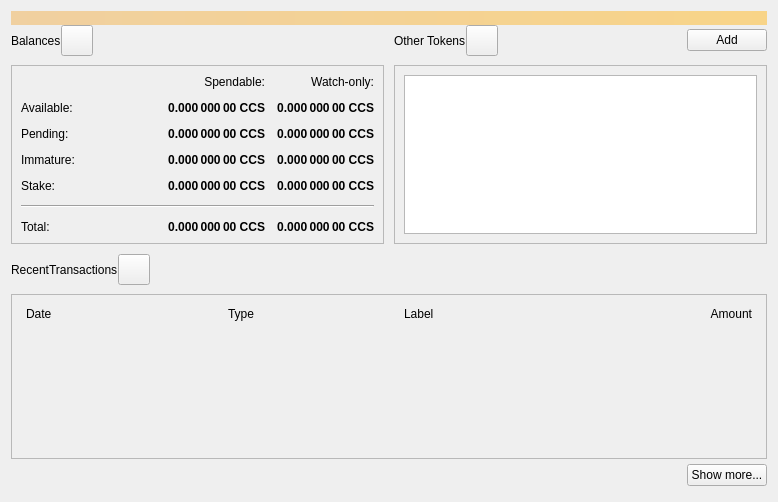
<?xml version="1.0" encoding="UTF-8"?>
<ui version="4.0">
 <class>OverviewPage</class>
 <widget class="QWidget" name="OverviewPage">
  <property name="geometry">
   <rect>
    <x>0</x>
    <y>0</y>
    <width>778</width>
    <height>502</height>
   </rect>
  </property>
  <property name="windowTitle">
   <string>Form</string>
  </property>
  <layout class="QVBoxLayout" name="topLayout">
   <property name="spacing">
    <number>0</number>
   </property>
   <item>
    <widget class="QLabel" name="labelAlerts">
     <property name="visible">
      <bool>false</bool>
     </property>
     <property name="styleSheet">
      <string notr="true">QLabel { background-color: qlineargradient(x1: 0, y1: 0, x2: 1, y2: 0, stop:0 #F0D0A0, stop:1 #F8D488); color:#000000; }</string>
     </property>
     <property name="wordWrap">
      <bool>true</bool>
     </property>
     <property name="margin">
      <number>3</number>
     </property>
     <property name="textInteractionFlags">
      <set>Qt::TextSelectableByMouse</set>
     </property>
    </widget>
   </item>
   <item>
    <layout class="QGridLayout" name="gridLayout_2">
     <item row="0" column="2">
      <layout class="QHBoxLayout" name="horizontalLayout_4">
       <property name="bottomMargin">
        <number>9</number>
       </property>
       <item>
        <widget class="QLabel" name="labelTokens">
         <property name="text">
          <string>Other Tokens</string>
         </property>
        </widget>
       </item>
       <item>
        <widget class="QToolButton" name="labelTokenStatus">
         <property name="toolTip">
          <string>The displayed information may be out of date. Your wallet automatically synchronizes with the CcS network after a connection is established, but this process has not completed yet.</string>
         </property>
         <property name="text">
          <string/>
         </property>
         <property name="iconSize">
          <size>
           <width>24</width>
           <height>24</height>
          </size>
         </property>
         <property name="flat" stdset="0">
          <bool>false</bool>
         </property>
        </widget>
       </item>
       <item>
        <spacer name="horizontalSpacer_7">
         <property name="orientation">
          <enum>Qt::Horizontal</enum>
         </property>
         <property name="sizeHint" stdset="0">
          <size>
           <width>40</width>
           <height>20</height>
          </size>
         </property>
        </spacer>
       </item>
       <item>
        <widget class="QPushButton" name="buttonAddToken">
         <property name="text">
          <string>Add</string>
         </property>
        </widget>
       </item>
      </layout>
     </item>
     <item row="1" column="2">
      <widget class="QFrame" name="frameOtherTokens">
       <property name="minimumSize">
        <size>
         <width>0</width>
         <height>100</height>
        </size>
       </property>
       <property name="frameShape">
        <enum>QFrame::StyledPanel</enum>
       </property>
       <property name="frameShadow">
        <enum>QFrame::Raised</enum>
       </property>
       <layout class="QVBoxLayout" name="verticalLayout_10">
        <item>
         <widget class="QListView" name="listTokens">
          <property name="enabled">
           <bool>true</bool>
          </property>
         </widget>
        </item>
       </layout>
      </widget>
     </item>
     <item row="1" column="0">
      <widget class="QFrame" name="frameBalances">
       <property name="frameShape">
        <enum>QFrame::StyledPanel</enum>
       </property>
       <property name="frameShadow">
        <enum>QFrame::Raised</enum>
       </property>
       <layout class="QVBoxLayout" name="verticalLayout_4">
        <item>
         <layout class="QGridLayout" name="gridLayout">
          <property name="spacing">
           <number>12</number>
          </property>
          <item row="2" column="3">
           <widget class="QLabel" name="labelWatchPending">
            <property name="font">
             <font>
              <weight>75</weight>
              <bold>true</bold>
             </font>
            </property>
            <property name="cursor">
             <cursorShape>IBeamCursor</cursorShape>
            </property>
            <property name="toolTip">
             <string>Unconfirmed transactions to watch-only addresses</string>
            </property>
            <property name="text">
             <string notr="true">0.000 000 00 CCS</string>
            </property>
            <property name="alignment">
             <set>Qt::AlignRight|Qt::AlignTrailing|Qt::AlignVCenter</set>
            </property>
            <property name="textInteractionFlags">
             <set>Qt::LinksAccessibleByMouse|Qt::TextSelectableByKeyboard|Qt::TextSelectableByMouse</set>
            </property>
           </widget>
          </item>
          <item row="2" column="2">
           <widget class="QLabel" name="labelUnconfirmed">
            <property name="font">
             <font>
              <weight>75</weight>
              <bold>true</bold>
             </font>
            </property>
            <property name="cursor">
             <cursorShape>IBeamCursor</cursorShape>
            </property>
            <property name="toolTip">
             <string>Total of transactions that have yet to be confirmed, and do not yet count toward the spendable balance</string>
            </property>
            <property name="text">
             <string notr="true">0.000 000 00 CCS</string>
            </property>
            <property name="alignment">
             <set>Qt::AlignRight|Qt::AlignTrailing|Qt::AlignVCenter</set>
            </property>
            <property name="textInteractionFlags">
             <set>Qt::LinksAccessibleByMouse|Qt::TextSelectableByKeyboard|Qt::TextSelectableByMouse</set>
            </property>
           </widget>
          </item>
          <item row="3" column="2">
           <widget class="QLabel" name="labelImmature">
            <property name="font">
             <font>
              <weight>75</weight>
              <bold>true</bold>
             </font>
            </property>
            <property name="cursor">
             <cursorShape>IBeamCursor</cursorShape>
            </property>
            <property name="toolTip">
             <string>Mined balance that has not yet matured</string>
            </property>
            <property name="text">
             <string notr="true">0.000 000 00 CCS</string>
            </property>
            <property name="alignment">
             <set>Qt::AlignRight|Qt::AlignTrailing|Qt::AlignVCenter</set>
            </property>
            <property name="textInteractionFlags">
             <set>Qt::LinksAccessibleByMouse|Qt::TextSelectableByKeyboard|Qt::TextSelectableByMouse</set>
            </property>
           </widget>
          </item>
          <item row="3" column="0">
           <widget class="QLabel" name="labelImmatureText">
            <property name="text">
             <string>Immature:</string>
            </property>
           </widget>
          </item>
          <item row="0" column="3">
           <widget class="QLabel" name="labelWatchonly">
            <property name="text">
             <string>Watch-only:</string>
            </property>
            <property name="alignment">
             <set>Qt::AlignRight|Qt::AlignTrailing|Qt::AlignVCenter</set>
            </property>
           </widget>
          </item>
          <item row="1" column="0">
           <widget class="QLabel" name="labelBalanceText">
            <property name="text">
             <string>Available:</string>
            </property>
           </widget>
          </item>
          <item row="1" column="2">
           <widget class="QLabel" name="labelBalance">
            <property name="font">
             <font>
              <weight>75</weight>
              <bold>true</bold>
             </font>
            </property>
            <property name="cursor">
             <cursorShape>IBeamCursor</cursorShape>
            </property>
            <property name="toolTip">
             <string>Your current spendable balance</string>
            </property>
            <property name="text">
             <string notr="true">0.000 000 00 CCS</string>
            </property>
            <property name="alignment">
             <set>Qt::AlignRight|Qt::AlignTrailing|Qt::AlignVCenter</set>
            </property>
            <property name="textInteractionFlags">
             <set>Qt::LinksAccessibleByMouse|Qt::TextSelectableByKeyboard|Qt::TextSelectableByMouse</set>
            </property>
           </widget>
          </item>
          <item row="1" column="3">
           <widget class="QLabel" name="labelWatchAvailable">
            <property name="font">
             <font>
              <weight>75</weight>
              <bold>true</bold>
             </font>
            </property>
            <property name="cursor">
             <cursorShape>IBeamCursor</cursorShape>
            </property>
            <property name="toolTip">
             <string>Your current balance in watch-only addresses</string>
            </property>
            <property name="text">
             <string notr="true">0.000 000 00 CCS</string>
            </property>
            <property name="alignment">
             <set>Qt::AlignRight|Qt::AlignTrailing|Qt::AlignVCenter</set>
            </property>
            <property name="textInteractionFlags">
             <set>Qt::LinksAccessibleByMouse|Qt::TextSelectableByKeyboard|Qt::TextSelectableByMouse</set>
            </property>
           </widget>
          </item>
          <item row="2" column="0">
           <widget class="QLabel" name="labelPendingText">
            <property name="text">
             <string>Pending:</string>
            </property>
           </widget>
          </item>
          <item row="0" column="2">
           <widget class="QLabel" name="labelSpendable">
            <property name="text">
             <string>Spendable:</string>
            </property>
            <property name="alignment">
             <set>Qt::AlignRight|Qt::AlignTrailing|Qt::AlignVCenter</set>
            </property>
           </widget>
          </item>
          <item row="4" column="0">
           <widget class="QLabel" name="labelStakeText">
            <property name="text">
             <string>Stake:</string>
            </property>
           </widget>
          </item>
          <item row="4" column="2">
           <widget class="QLabel" name="labelStake">
            <property name="font">
             <font>
              <weight>75</weight>
              <bold>true</bold>
             </font>
            </property>
            <property name="text">
             <string>0.000 000 00 CCS</string>
            </property>
            <property name="alignment">
             <set>Qt::AlignRight|Qt::AlignTrailing|Qt::AlignVCenter</set>
            </property>
            <property name="textInteractionFlags">
             <set>Qt::LinksAccessibleByMouse|Qt::TextSelectableByKeyboard|Qt::TextSelectableByMouse</set>
            </property>
           </widget>
          </item>
          <item row="4" column="3">
           <widget class="QLabel" name="labelWatchStake">
            <property name="font">
             <font>
              <weight>75</weight>
              <bold>true</bold>
             </font>
            </property>
            <property name="text">
             <string>0.000 000 00 CCS</string>
            </property>
            <property name="alignment">
             <set>Qt::AlignRight|Qt::AlignTrailing|Qt::AlignVCenter</set>
            </property>
            <property name="textInteractionFlags">
             <set>Qt::LinksAccessibleByMouse|Qt::TextSelectableByKeyboard|Qt::TextSelectableByMouse</set>
            </property>
           </widget>
          </item>
          <item row="3" column="3">
           <widget class="QLabel" name="labelWatchImmature">
            <property name="font">
             <font>
              <weight>75</weight>
              <bold>true</bold>
             </font>
            </property>
            <property name="cursor">
             <cursorShape>IBeamCursor</cursorShape>
            </property>
            <property name="toolTip">
             <string>Mined balance in watch-only addresses that has not yet matured</string>
            </property>
            <property name="text">
             <string notr="true">0.000 000 00 CCS</string>
            </property>
            <property name="alignment">
             <set>Qt::AlignRight|Qt::AlignTrailing|Qt::AlignVCenter</set>
            </property>
            <property name="textInteractionFlags">
             <set>Qt::LinksAccessibleByMouse|Qt::TextSelectableByKeyboard|Qt::TextSelectableByMouse</set>
            </property>
           </widget>
          </item>
          <item row="7" column="3">
           <widget class="QLabel" name="labelWatchTotal">
            <property name="font">
             <font>
              <weight>75</weight>
              <bold>true</bold>
             </font>
            </property>
            <property name="cursor">
             <cursorShape>IBeamCursor</cursorShape>
            </property>
            <property name="toolTip">
             <string>Current total balance in watch-only addresses</string>
            </property>
            <property name="text">
             <string notr="true">0.000 000 00 CCS</string>
            </property>
            <property name="alignment">
             <set>Qt::AlignRight|Qt::AlignTrailing|Qt::AlignVCenter</set>
            </property>
            <property name="textInteractionFlags">
             <set>Qt::LinksAccessibleByMouse|Qt::TextSelectableByKeyboard|Qt::TextSelectableByMouse</set>
            </property>
           </widget>
          </item>
          <item row="5" column="0" colspan="4">
           <spacer name="verticalSpacer">
            <property name="orientation">
             <enum>Qt::Vertical</enum>
            </property>
            <property name="sizeHint" stdset="0">
             <size>
              <width>20</width>
              <height>40</height>
             </size>
            </property>
           </spacer>
          </item>
          <item row="7" column="2">
           <widget class="QLabel" name="labelTotal">
            <property name="font">
             <font>
              <weight>75</weight>
              <bold>true</bold>
             </font>
            </property>
            <property name="cursor">
             <cursorShape>IBeamCursor</cursorShape>
            </property>
            <property name="toolTip">
             <string>Your current total balance</string>
            </property>
            <property name="text">
             <string notr="true">0.000 000 00 CCS</string>
            </property>
            <property name="alignment">
             <set>Qt::AlignRight|Qt::AlignTrailing|Qt::AlignVCenter</set>
            </property>
            <property name="textInteractionFlags">
             <set>Qt::LinksAccessibleByMouse|Qt::TextSelectableByKeyboard|Qt::TextSelectableByMouse</set>
            </property>
           </widget>
          </item>
          <item row="0" column="1" rowspan="5">
           <spacer name="horizontalSpacer_5">
            <property name="orientation">
             <enum>Qt::Horizontal</enum>
            </property>
            <property name="sizeHint" stdset="0">
             <size>
              <width>40</width>
              <height>20</height>
             </size>
            </property>
           </spacer>
          </item>
          <item row="7" column="0">
           <widget class="QLabel" name="labelTotalText">
            <property name="text">
             <string>Total:        </string>
            </property>
           </widget>
          </item>
          <item row="6" column="0" colspan="4">
           <widget class="Line" name="hLine">
            <property name="orientation">
             <enum>Qt::Horizontal</enum>
            </property>
           </widget>
          </item>
         </layout>
        </item>
       </layout>
      </widget>
     </item>
     <item row="0" column="0">
      <layout class="QHBoxLayout" name="horizontalLayout_2">
       <property name="bottomMargin">
        <number>9</number>
       </property>
       <item>
        <widget class="QLabel" name="labelBalances">
         <property name="text">
          <string>Balances</string>
         </property>
        </widget>
       </item>
       <item>
        <widget class="QToolButton" name="labelWalletStatus">
         <property name="enabled">
          <bool>true</bool>
         </property>
         <property name="toolTip">
          <string>The displayed information may be out of date. Your wallet automatically synchronizes with the CcS network after a connection is established, but this process has not completed yet.</string>
         </property>
         <property name="text">
          <string/>
         </property>
         <property name="icon">
          <iconset>
           <normaloff>:/icons/warning</normaloff>
           <disabledoff>:/icons/warning</disabledoff>:/icons/warning</iconset>
         </property>
         <property name="iconSize">
          <size>
           <width>24</width>
           <height>24</height>
          </size>
         </property>
         <property name="flat" stdset="0">
          <bool>false</bool>
         </property>
        </widget>
       </item>
       <item>
        <spacer name="horizontalSpacer">
         <property name="orientation">
          <enum>Qt::Horizontal</enum>
         </property>
         <property name="sizeHint" stdset="0">
          <size>
           <width>40</width>
           <height>20</height>
          </size>
         </property>
        </spacer>
       </item>
      </layout>
     </item>
     <item row="0" column="1" rowspan="2">
      <spacer name="horizontalSpacer_4">
       <property name="orientation">
        <enum>Qt::Horizontal</enum>
       </property>
       <property name="sizeType">
        <enum>QSizePolicy::Fixed</enum>
       </property>
       <property name="sizeHint" stdset="0">
        <size>
         <width>10</width>
         <height>20</height>
        </size>
       </property>
      </spacer>
     </item>
    </layout>
   </item>
   <item>
    <spacer name="verticalSpacer_4">
     <property name="orientation">
      <enum>Qt::Vertical</enum>
     </property>
     <property name="sizeType">
      <enum>QSizePolicy::Fixed</enum>
     </property>
     <property name="sizeHint" stdset="0">
      <size>
       <width>20</width>
       <height>10</height>
      </size>
     </property>
    </spacer>
   </item>
   <item>
    <layout class="QHBoxLayout" name="horizontalLayout_6">
     <property name="bottomMargin">
      <number>9</number>
     </property>
     <item>
      <widget class="QLabel" name="labelRecentTransactions">
       <property name="text">
        <string>RecentTransactions</string>
       </property>
      </widget>
     </item>
     <item>
      <widget class="QToolButton" name="labelTransactionsStatus">
       <property name="enabled">
        <bool>true</bool>
       </property>
       <property name="toolTip">
        <string>The displayed information may be out of date. Your wallet automatically synchronizes with the CcS network after a connection is established, but this process has not completed yet.</string>
       </property>
       <property name="text">
        <string/>
       </property>
       <property name="icon">
        <iconset>
         <normaloff>:/icons/warning</normaloff>
         <disabledoff>:/icons/warning</disabledoff>:/icons/warning</iconset>
       </property>
       <property name="iconSize">
        <size>
         <width>24</width>
         <height>24</height>
        </size>
       </property>
       <property name="flat" stdset="0">
        <bool>false</bool>
       </property>
      </widget>
     </item>
     <item>
      <spacer name="horizontalSpacer_3">
       <property name="orientation">
        <enum>Qt::Horizontal</enum>
       </property>
       <property name="sizeHint" stdset="0">
        <size>
         <width>40</width>
         <height>20</height>
        </size>
       </property>
      </spacer>
     </item>
    </layout>
   </item>
   <item>
    <layout class="QVBoxLayout" name="verticalLayout_3">
     <item>
      <widget class="QFrame" name="frameRecentTransactions">
       <property name="frameShape">
        <enum>QFrame::StyledPanel</enum>
       </property>
       <property name="frameShadow">
        <enum>QFrame::Raised</enum>
       </property>
       <layout class="QVBoxLayout" name="verticalLayout_8">
        <item>
         <layout class="QHBoxLayout" name="horizontalLayout_3">
          <property name="spacing">
           <number>5</number>
          </property>
          <property name="leftMargin">
           <number>5</number>
          </property>
          <property name="rightMargin">
           <number>5</number>
          </property>
          <item>
           <widget class="QLabel" name="labelDate">
            <property name="text">
             <string>Date</string>
            </property>
           </widget>
          </item>
          <item>
           <spacer name="horizontalSpacer_2">
            <property name="orientation">
             <enum>Qt::Horizontal</enum>
            </property>
            <property name="sizeType">
             <enum>QSizePolicy::Fixed</enum>
            </property>
            <property name="sizeHint" stdset="0">
             <size>
              <width>25</width>
              <height>20</height>
             </size>
            </property>
           </spacer>
          </item>
          <item>
           <widget class="QLabel" name="labelType">
            <property name="text">
             <string>Type</string>
            </property>
           </widget>
          </item>
          <item>
           <widget class="QLabel" name="labelAddress">
            <property name="text">
             <string>Label</string>
            </property>
           </widget>
          </item>
          <item>
           <widget class="QLabel" name="labelAmount">
            <property name="text">
             <string>Amount</string>
            </property>
            <property name="alignment">
             <set>Qt::AlignRight|Qt::AlignTrailing|Qt::AlignVCenter</set>
            </property>
           </widget>
          </item>
         </layout>
        </item>
        <item>
         <widget class="QListView" name="listTransactions">
          <property name="styleSheet">
           <string notr="true">QListView { background: transparent; }</string>
          </property>
          <property name="frameShape">
           <enum>QFrame::NoFrame</enum>
          </property>
          <property name="verticalScrollBarPolicy">
           <enum>Qt::ScrollBarAlwaysOff</enum>
          </property>
          <property name="horizontalScrollBarPolicy">
           <enum>Qt::ScrollBarAlwaysOff</enum>
          </property>
         </widget>
        </item>
       </layout>
      </widget>
     </item>
     <item>
      <layout class="QHBoxLayout" name="horizontalLayout">
       <property name="topMargin">
        <number>5</number>
       </property>
       <property name="bottomMargin">
        <number>5</number>
       </property>
       <item>
        <spacer name="horizontalSpacer_6">
         <property name="orientation">
          <enum>Qt::Horizontal</enum>
         </property>
         <property name="sizeHint" stdset="0">
          <size>
           <width>40</width>
           <height>20</height>
          </size>
         </property>
        </spacer>
       </item>
       <item>
        <widget class="QPushButton" name="showMoreButton">
         <property name="text">
          <string>Show more...</string>
         </property>
        </widget>
       </item>
      </layout>
     </item>
    </layout>
   </item>
  </layout>
 </widget>
 <resources/>
 <connections/>
</ui>
